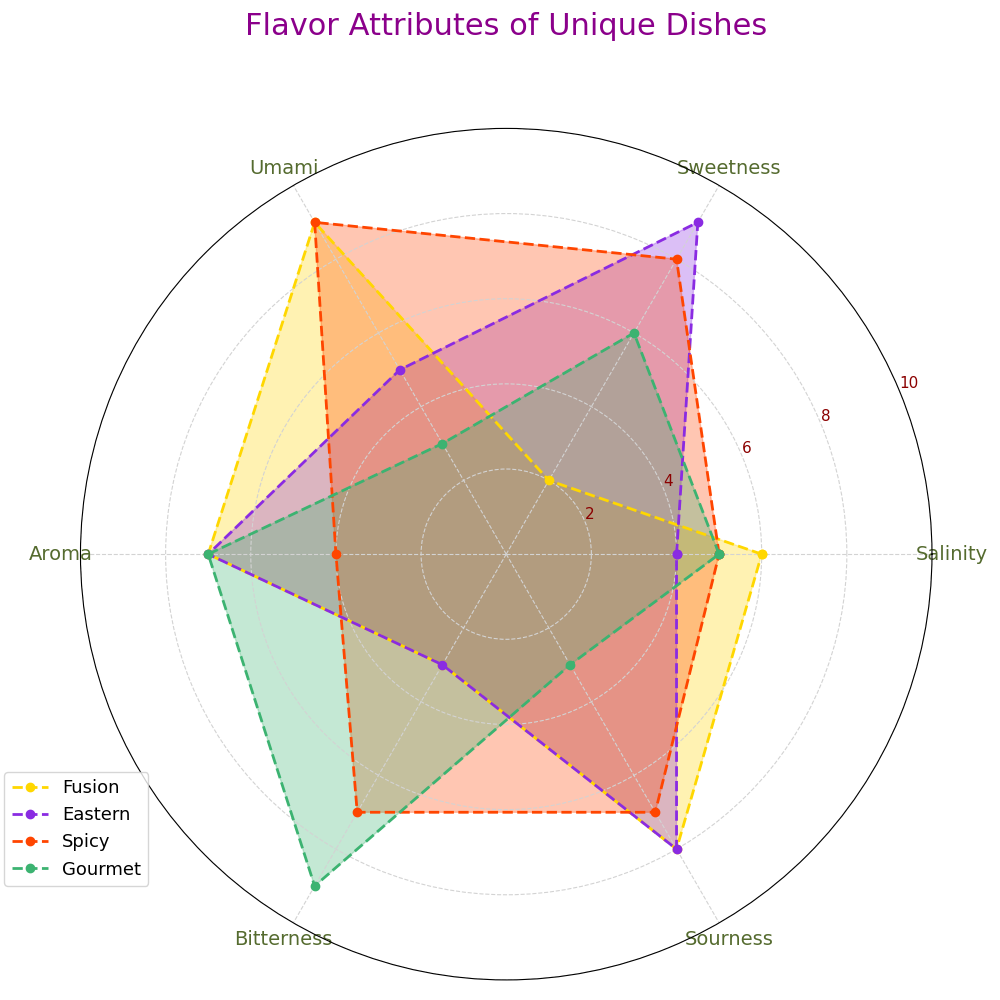

Generate this figure with Python:
import matplotlib.pyplot as plt
import numpy as np

attributes = ['Salinity', 'Sweetness', 'Umami', 'Aroma', 'Bitterness', 'Sourness']
num_vars = len(attributes)

cuisine_italian = [6, 2, 9, 7, 3, 8]
cuisine_japanese = [4, 9, 5, 7, 3, 8]
cuisine_indian = [5, 8, 9, 4, 7, 7]
cuisine_french = [5, 6, 3, 7, 9, 3]

cuisine_italian += cuisine_italian[:1]
cuisine_japanese += cuisine_japanese[:1]
cuisine_indian += cuisine_indian[:1]
cuisine_french += cuisine_french[:1]

angles = np.linspace(0, 2 * np.pi, num_vars, endpoint=False).tolist()
angles += angles[:1]

fig, ax = plt.subplots(figsize=(10, 10), subplot_kw=dict(polar=True))

plt.xticks(angles[:-1], attributes, color='darkolivegreen', size=14)
ax.set_yticklabels(["2", "4", "6", "8", "10"], color='darkred', size=11)
ax.set_ylim(0, 10)
ax.grid(color='lightgrey', linestyle='--', linewidth=0.8)

colors = ['#FFD700', '#8A2BE2', '#FF4500', '#3CB371']
cuisines = [cuisine_italian, cuisine_japanese, cuisine_indian, cuisine_french]
cuisine_names = ['Fusion', 'Eastern', 'Spicy', 'Gourmet']

for data, name, color in zip(cuisines, cuisine_names, colors):
    ax.fill(angles, data, color=color, alpha=0.3)
    ax.plot(angles, data, linewidth=2, linestyle='--', marker='o', label=name, color=color)

plt.title('Flavor Attributes of Unique Dishes', size=22, color='darkmagenta', y=1.1)
plt.legend(loc='lower left', bbox_to_anchor=(-0.1, 0.1), fontsize=13, frameon=True)
plt.tight_layout()
plt.show()
